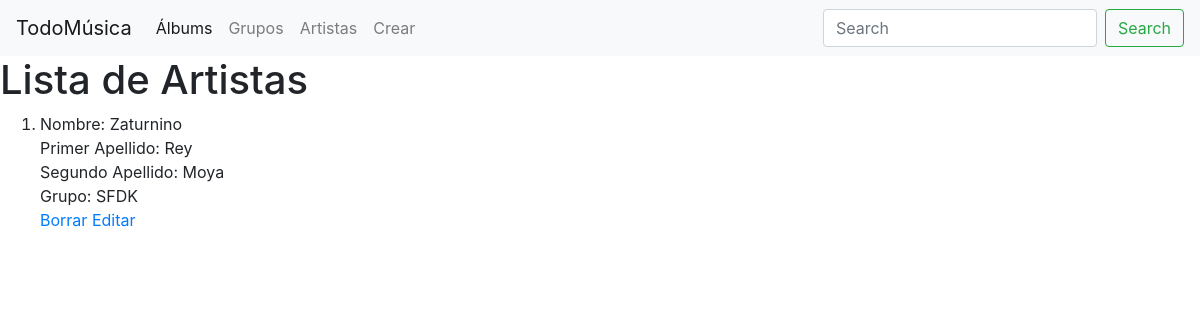
The page /artistas/ on the database as committed earlier.
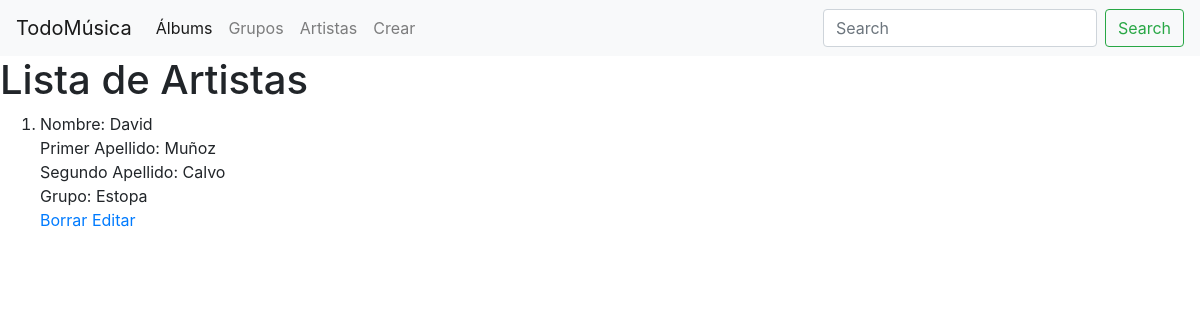
The same page on the database as committed later.
### miAplicacion/models.py (models this page shows)
class Artista(models.Model):
    nombre = models.CharField(max_length=50, blank=False)
    apellido1 = models.CharField(max_length=50, blank=False)
    apellido2 = models.CharField(max_length=50, blank=False)
    grupo_id = models.ForeignKey(Grupo_Musical, on_delete=models.CASCADE)

class Grupo_Musical(models.Model):
    nombreGrupo = models.CharField(max_length=50, blank=False)
    estiloMusica = models.CharField(max_length=50)
    fecha_creacion = models.DateField(blank=False)
    fecha_disolucion = models.DateField(null=True, blank=True)

### miAplicacion/views.py (the view)
# urls.py: path('artistas/',artistasView,name='artistas'),
def artistasView(request):
    allArtistas = Artista.objects.all()
    context = {'allArtistas': allArtistas}
    return render(request,"artistas.html",context)

### templates/artistas.html (shortened to what this page needs)
{% include "header.html" %}
<!DOCTYPE html>
<html lang="en">
<head>
</head>
<body>
         <h1>Lista de Artistas</h1>
        <ol>
            {% for artista in allArtistas %}
            <li>Nombre: {{ artista.nombre}} <br>
                Primer Apellido: {{ artista.apellido1 }} <br>
                Segundo Apellido: {{ artista.apellido2}} <br>
                Grupo: {{ artista.grupo_id.nombreGrupo}} </li>
                <a href="/borrarArtista/{{artista.id}}">Borrar</a>
                <a href="/editarArtista/{{ artista.id }}">Editar</a>
        <br><br>
        {% endfor %}
        </ol>
</body>
</html>

Rows that differ between the two databases and show on the page:
removed Artista: nombre "Zaturnino", apellido1 "Rey", apellido2 "Moya", grupo_id.nombreGrupo "SFDK"
added Artista: nombre "David", apellido1 "Muñoz", apellido2 "Calvo", grupo_id.nombreGrupo "Estopa"
